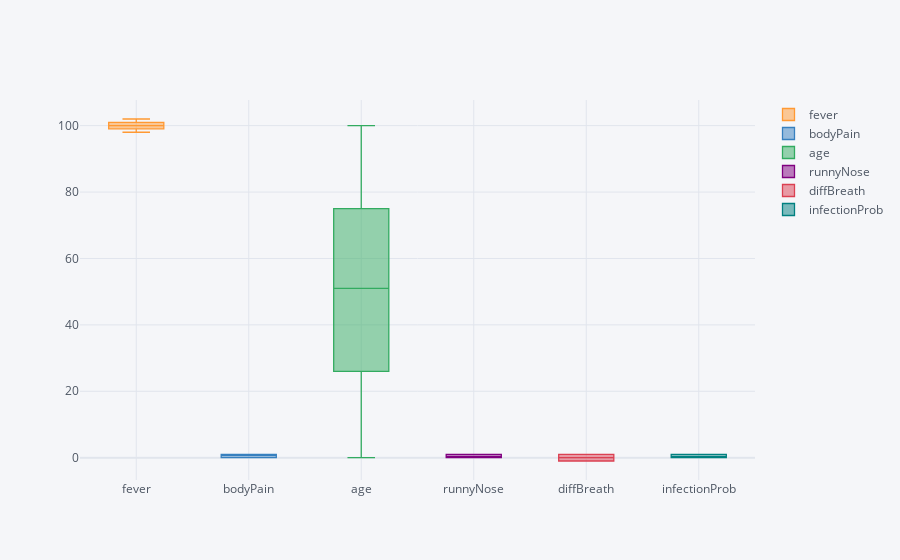

Source (notebook cell):
### Code cell
df.iplot(kind='box')

### Figure 1 — Plotly figure (JSON) as saved in the notebook; plotly's stock layout.template omitted (floating-point values rounded to 4 significant figures; data arrays with more than 128 entries replaced by an {"elided": "..."} marker saying what was removed)
{"data": [{"boxpoints": false, "line": {"width": 1.3}, "marker": {"color": "rgba(255, 153, 51, 1.0)"}, "name": "fever", "orientation": "v", "type": "box", "y": {"elided": "3016 float values"}}, {"boxpoints": false, "line": {"width": 1.3}, "marker": {"color": "rgba(55, 128, 191, 1.0)"}, "name": "bodyPain", "orientation": "v", "type": "box", "y": {"elided": "3016 int values"}}, {"boxpoints": false, "line": {"width": 1.3}, "marker": {"color": "rgba(50, 171, 96, 1.0)"}, "name": "age", "orientation": "v", "type": "box", "y": {"elided": "3016 int values"}}, {"boxpoints": false, "line": {"width": 1.3}, "marker": {"color": "rgba(128, 0, 128, 1.0)"}, "name": "runnyNose", "orientation": "v", "type": "box", "y": {"elided": "3016 int values"}}, {"boxpoints": false, "line": {"width": 1.3}, "marker": {"color": "rgba(219, 64, 82, 1.0)"}, "name": "diffBreath", "orientation": "v", "type": "box", "y": {"elided": "3016 int values"}}, {"boxpoints": false, "line": {"width": 1.3}, "marker": {"color": "rgba(0, 128, 128, 1.0)"}, "name": "infectionProb", "orientation": "v", "type": "box", "y": {"elided": "3016 int values"}}], "layout": {"legend": {"bgcolor": "#F5F6F9", "font": {"color": "#4D5663"}}, "paper_bgcolor": "#F5F6F9", "plot_bgcolor": "#F5F6F9", "title": {"font": {"color": "#4D5663"}}, "xaxis": {"gridcolor": "#E1E5ED", "showgrid": true, "tickfont": {"color": "#4D5663"}, "title": {"font": {"color": "#4D5663"}, "text": ""}, "zerolinecolor": "#E1E5ED"}, "yaxis": {"gridcolor": "#E1E5ED", "showgrid": true, "tickfont": {"color": "#4D5663"}, "title": {"font": {"color": "#4D5663"}, "text": ""}, "zerolinecolor": "#E1E5ED"}}}
